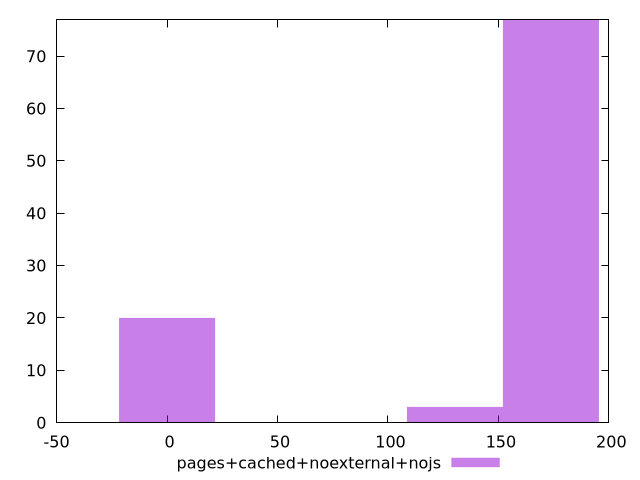

The script that saved this image:
$_pagesCachedNoexternalNojs <<EOF
173.7640891756157 77
0 20
130.32306688171178 3
EOF
set key outside below
set terminal pngcairo
set output "report_00005_2020-11-02T22-26-11.212Z/uses-http2/pages+cached+noexternal+nojs//raw_hist.png"
set yrange [0:77]
set boxwidth 43.44102229390393
set style fill transparent solid 0.5 noborder
plot $_pagesCachedNoexternalNojs title "pages+cached+noexternal+nojs" with boxes ,
